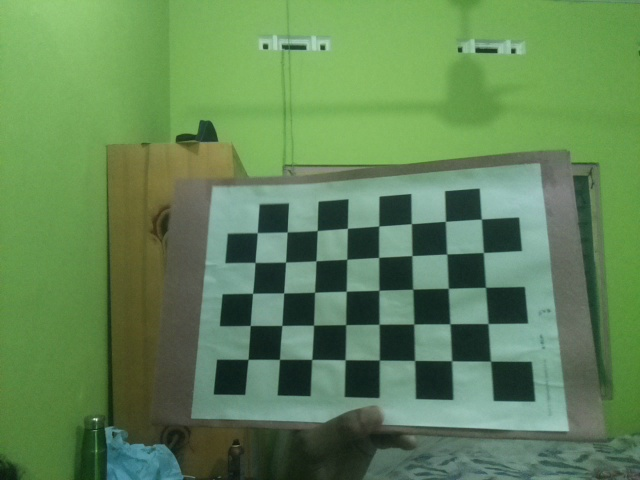
#> input picture Source Code/Vision System Code/Camera Calibration /images/cal_image_0.jpg, 640 x 480 px, given in place of the camera
$ jupyter execute --allow-errors Final_All_Combine_Code.ipynb
#> lines starting #> are read from the running program, lines starting #| are printed output that depends on the picture; after the words box and inside, x2 and y2 are one past the last pixel; in counts of white or black regions, pixels touching at a corner belong together
[cell 1]
###############################3######################## Color Tracking Code ##############################################################
import time
import numpy as np
import cv2

# Open the default camera (camera index 0)
cap = cv2.VideoCapture(0)

# Function to do nothing (used for creating trackbars)
def nothing(x):
    pass

# Create a window named "Trackbars" to adjust HSV values
cv2.namedWindow("Trackbars")

# Create trackbars to adjust lower and upper HSV values
cv2.createTrackbar("L - H", "Trackbars", 0, 179, nothing)
#> slider 'L - H' is set to 35
cv2.createTrackbar("L - S", "Trackbars", 0, 255, nothing)
#> slider 'L - S' is set to 51
cv2.createTrackbar("L - V", "Trackbars", 0, 255, nothing)
#> slider 'L - V' is set to 51
cv2.createTrackbar("U - H", "Trackbars", 179, 179, nothing)
cv2.createTrackbar("U - S", "Trackbars", 255, 255, nothing)
cv2.createTrackbar("U - V", "Trackbars", 255, 255, nothing)

# Main loop
while True:
    # Read a frame from the camera
    ret, frame = cap.read()
#> frame is the input picture: shape (480, 640, 3); mean B, G, R 87, 133.4, 96.8

    # Resize the frame to (640, 480)
    frame = cv2.resize(frame, (640, 480))

    # Convert the frame to HSV color space
    hsv = cv2.cvtColor(frame, cv2.COLOR_BGR2HSV)
#> hsv: shape (480, 640, 3); mean H, S, V 57.7, 102.4, 133.5

    # Get the current positions of the trackbars
    l_h = cv2.getTrackbarPos("L - H", "Trackbars")
    l_s = cv2.getTrackbarPos("L - S", "Trackbars")
    l_v = cv2.getTrackbarPos("L - V", "Trackbars")
    u_h = cv2.getTrackbarPos("U - H", "Trackbars")
    u_s = cv2.getTrackbarPos("U - S", "Trackbars")
    u_v = cv2.getTrackbarPos("U - V", "Trackbars")

    # Create lower and upper HSV ranges based on trackbar values
    lower_range = np.array([l_h, l_s, l_v])
    upper_range = np.array([u_h, u_s, u_v])

    # Create a binary mask using the inRange function
    mask = cv2.inRange(hsv, lower_range, upper_range)
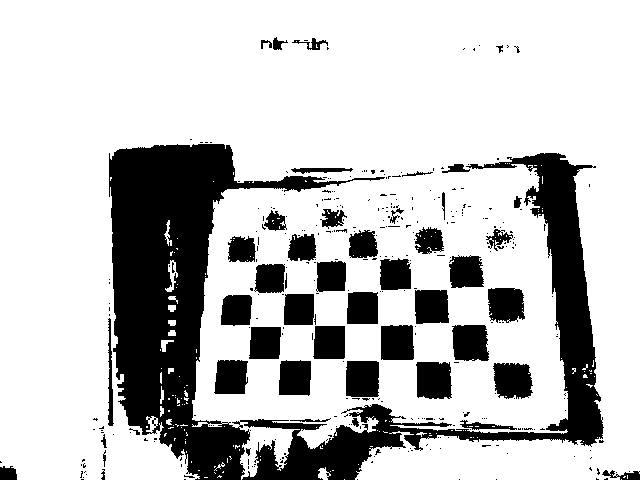
#> mask: shape (480, 640); 76.4% white; 336 black regions (287 under 20 px), largest, box (x1, y1, x2, y2) and area: (109, 144, 604, 480) 47874, (416, 362, 452, 399) 1211, (493, 363, 533, 399) 1192

    # Apply the mask to the original frame using bitwise_and
    result = cv2.bitwise_and(frame, frame, mask=mask)
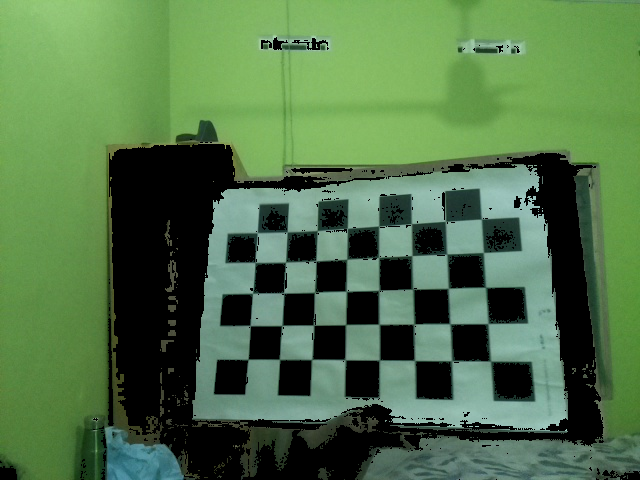
#> result: shape (480, 640, 3); mean B, G, R 73.1, 114.9, 80.9

    # Show the thresholded mask and the result
    cv2.imshow("mask", mask)
    cv2.imshow("result", result)

    # Check for the 'q' key to exit the loop
    key = cv2.waitKey(1) & 0xFF
#> (key q is pressed here)
    if key == ord("q"):
        break

# Release the camera and close all OpenCV windows
cap.release()
cv2.destroyAllWindows()

$ run again, on Source Code/Vision System Code/Camera Calibration /images/cal_image_1.jpg
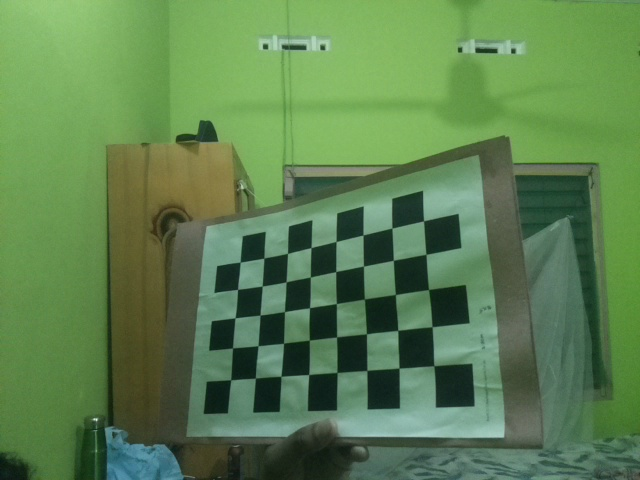
#> input picture Source Code/Vision System Code/Camera Calibration /images/cal_image_1.jpg, 640 x 480 px, given in place of the camera
#> frame is the input picture: shape (480, 640, 3); mean B, G, R 80.3, 129.4, 93
#> hsv: shape (480, 640, 3); mean H, S, V 55.5, 107.1, 129.7
#> `mask = cv2.inRange(hsv, lower_range, upper_range)`:
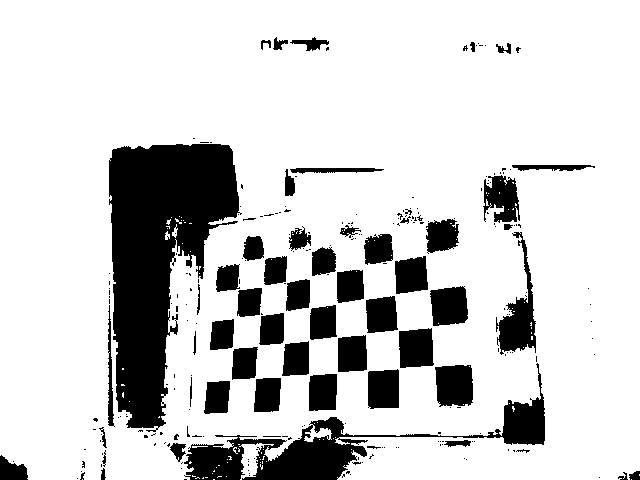
#> mask: shape (480, 640); 81.4% white; 245 black regions (187 under 20 px), largest, box (x1, y1, x2, y2) and area: (109, 144, 242, 432) 21617, (184, 363, 545, 480) 8183, (496, 232, 536, 355) 1848
#> `result = cv2.bitwise_and(frame, frame, mask=mask)`:
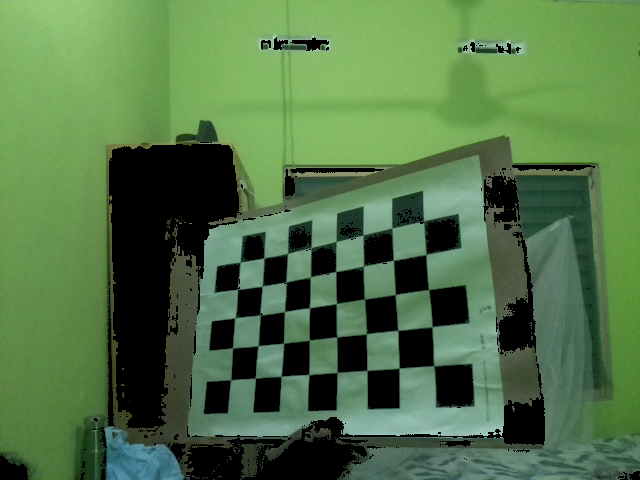
#> result: shape (480, 640, 3); mean B, G, R 71.4, 115.9, 81.4

$ run again, on Source Code/Vision System Code/Camera Calibration /images/cal_image_10.jpg
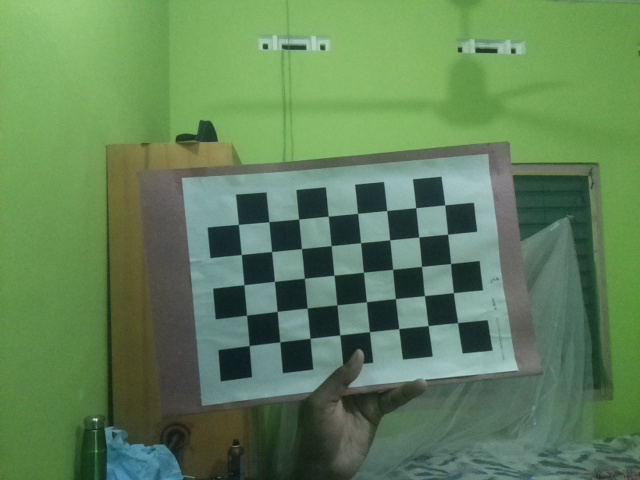
#> input picture Source Code/Vision System Code/Camera Calibration /images/cal_image_10.jpg, 640 x 480 px, given in place of the camera
#> frame is the input picture: shape (480, 640, 3); mean B, G, R 89, 129.8, 96
#> hsv: shape (480, 640, 3); mean H, S, V 59.4, 94.7, 130.1
#> `mask = cv2.inRange(hsv, lower_range, upper_range)`:
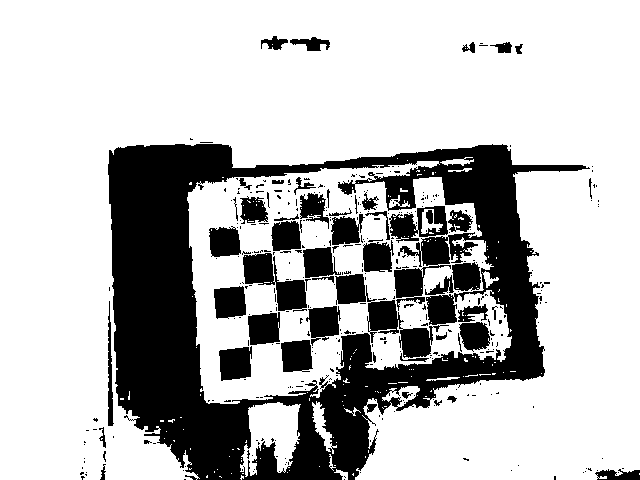
#> mask: shape (480, 640); 73.7% white; 361 black regions (306 under 20 px), largest, box (x1, y1, x2, y2) and area: (108, 144, 590, 480) 59667, (335, 274, 449, 358) 2641, (243, 253, 307, 312) 1750
#> `result = cv2.bitwise_and(frame, frame, mask=mask)`:
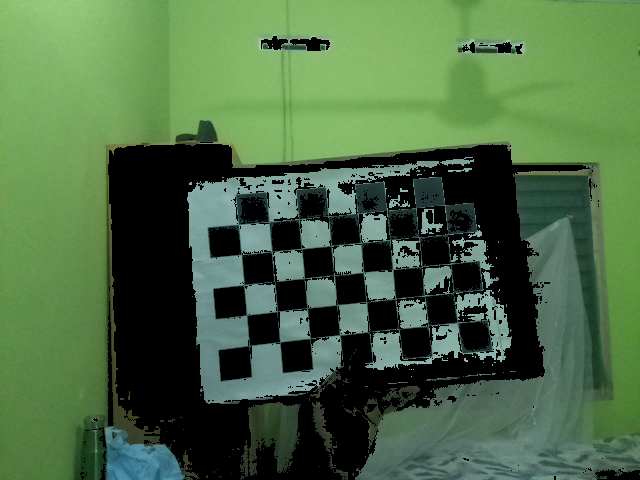
#> result: shape (480, 640, 3); mean B, G, R 68.5, 106, 75.3
